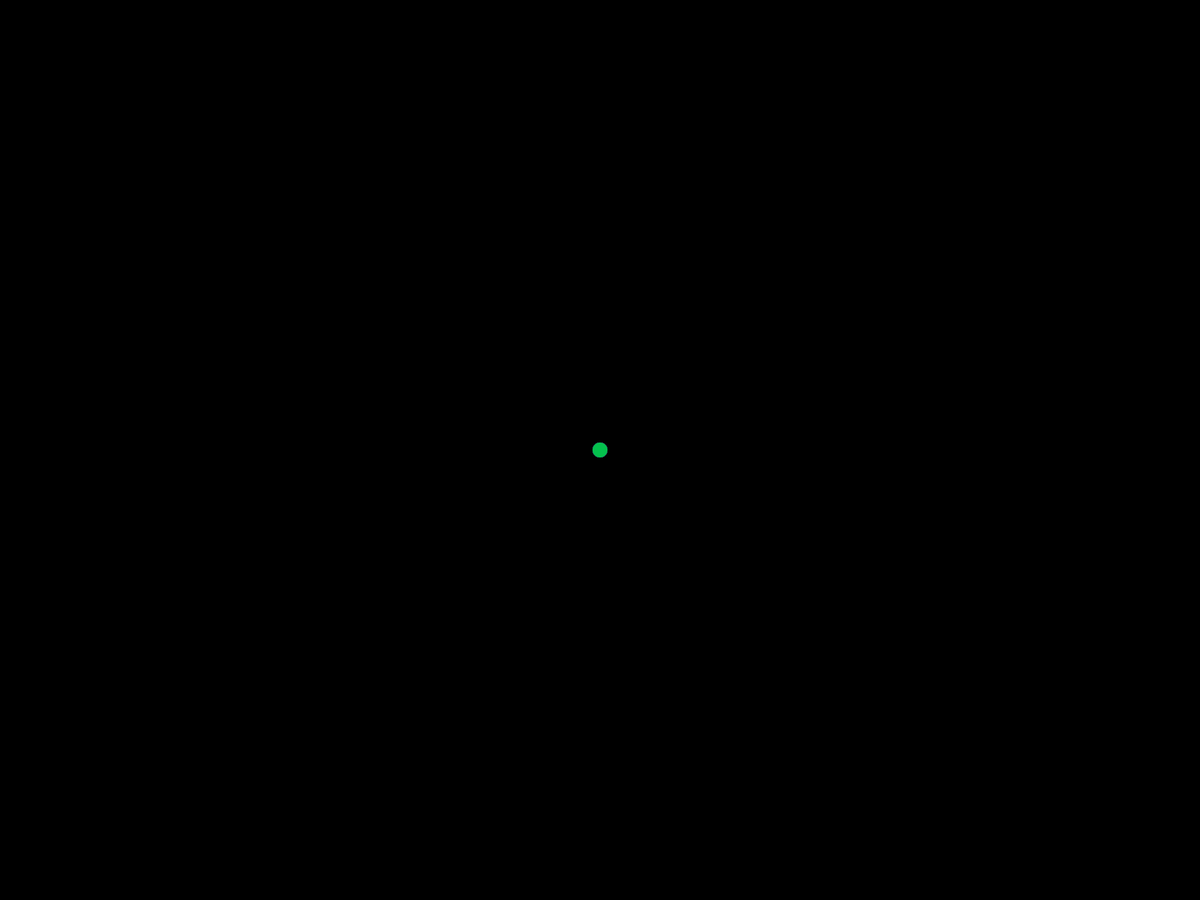
Frame 1 (no input)
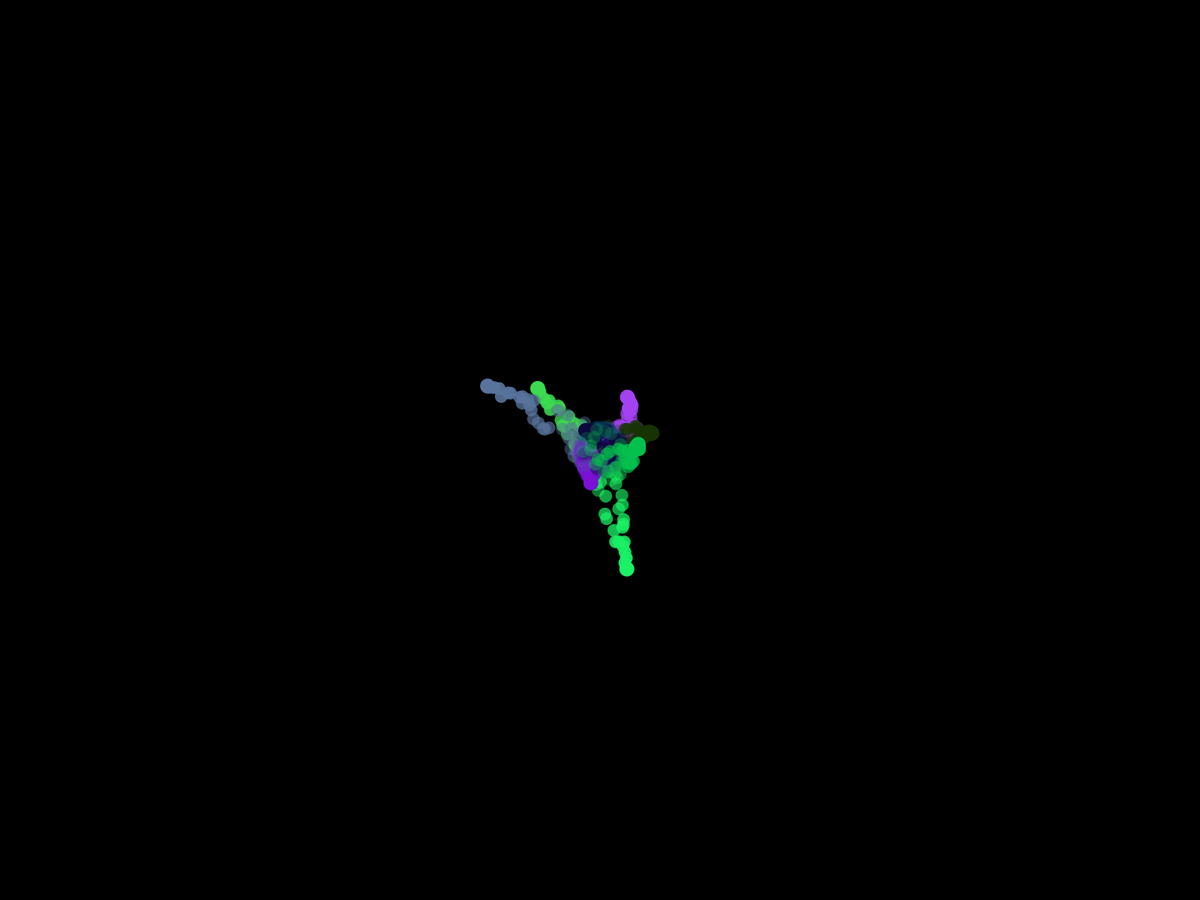
Frame 60 (the mouse pressed at the canvas centre just before this capture)
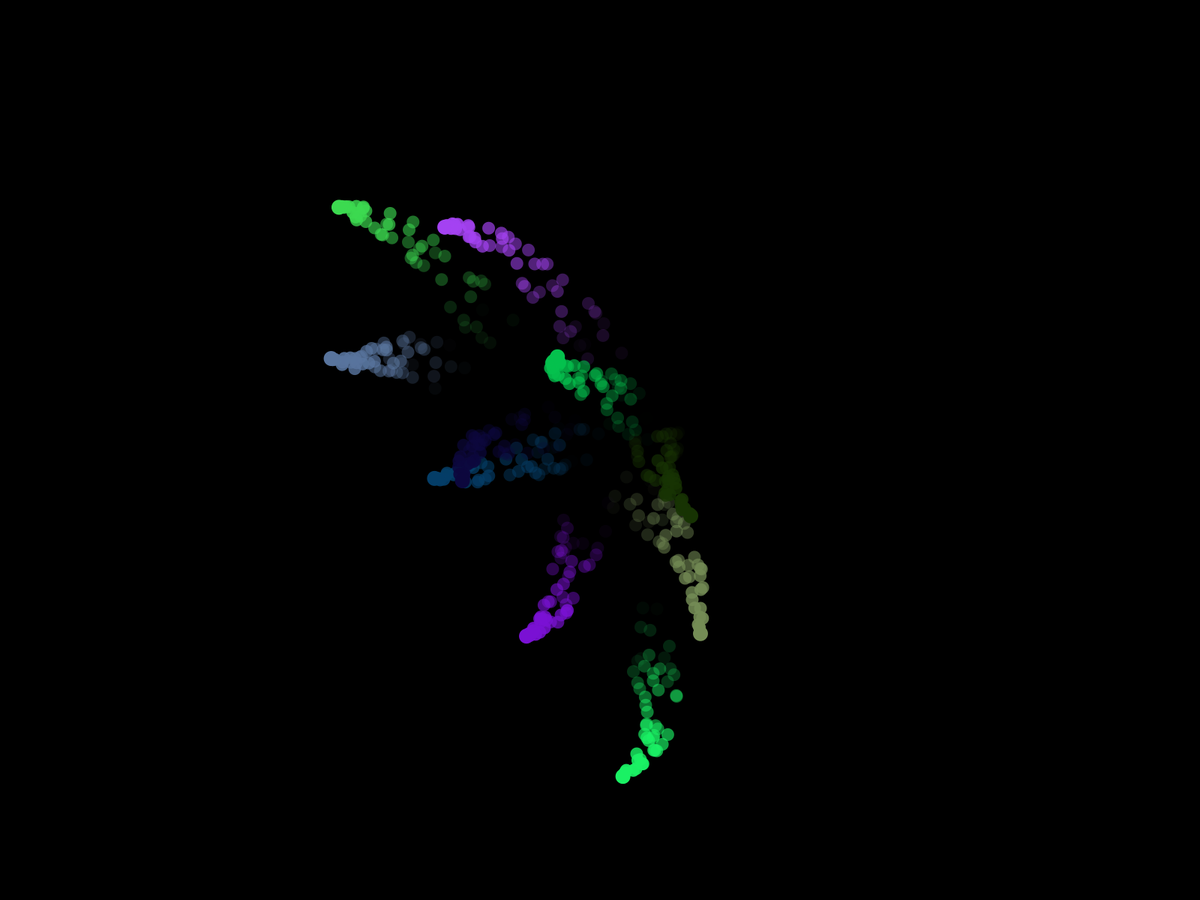
Frame 120 (the mouse held since frame 60 and released just before this capture)

The Processing sketch that drew these frames (run headless with seeded random() and noise(); from frame 60 on, the mouse is pressed at the canvas centre):

// Processing sketch: emittersFloating
// ── emittersFloating.pde


 
int lifespan = 50;
int N = 10;
ArrayList<Emitter> emitters;

void setup(){
  //size(1000,1000);
  fullScreen();
  
  emitters = new ArrayList<Emitter>(N);
  for(int i = 0; i<N ; i++){
    emitters.add(new Emitter() );
  }
  
  noStroke();
}


void draw(){
  background(0,15);
  
  for(Emitter e : emitters)
    e.update();
  
}

void keyPressed(){
  if(key == 'r'){
  }
} 


float calcularPromedio(int[] datos){
  float n = 0;
  
  //for each
  for(int i : datos){
    n+= i;
  }
  
  return ( 1.0*n/N );
}
// ── Emitter.pde

class Emitter {
  ArrayList<Particle> particles;
  PVector[] derivs;
  color c;
  
  Emitter(){
    particles = new ArrayList<Particle>();
    derivs = new PVector[8];
    for(int i = 0; i<8; i++)
      derivs[i] = new PVector();
    
    derivs[0].x = width/2;
    derivs[0].y = height/2;
    
    c = color(random(255),random(255),random(255));
  }
  
  void addBall(PVector pos, color c){
    particles.add(new Particle(pos , c));
  }
  
  void updateKinematic(){
    derivs[5] = PVector.random2D().mult(0.001);
    
    for(int i = 5; i >0; i--){
       derivs[i-1].add(derivs[i].mult(0.94));
    }
    derivs[5].mult(0);
    
    if(derivs[0].x>width) derivs[0].x = 0;
    if(derivs[0].x <0) derivs[0].x = width;
    if(derivs[0].y > height) derivs[0].y = 0;
    if(derivs[0].y < 0) derivs[0].y = height; 
  }
  
  void update(){
    updateKinematic();
    
    fill(c);
    ellipse(derivs[0].x,derivs[0].y, 20, 20);
    addBall( new PVector(derivs[0].x, derivs[0].y), c );
    
    for(Particle p : particles){
      p.update();
      p.display();
    }
    kill();
  }
  
  void kill(){
    for(int i=0; i<particles.size(); i++){
      if(particles.get(i).time <=0) particles.remove(i);
    }
  }
  
}
// ── Particle.pde
class Particle {
  int time;
  PVector pos;
  PVector vel;
  color c;
  
  Particle(PVector pos, color c){
    this.pos = pos;
    this.c = c;
    vel = PVector.random2D();
    time = lifespan;
  }
  
  void update(){
    pos.add(vel);
    vel.mult(.98);
    time--;
  }
  
  void display(){
    fill(c, 255 * (1.0*time/lifespan) );
    ellipse( pos.x, pos.y, 17, 17);
  }
  
}
